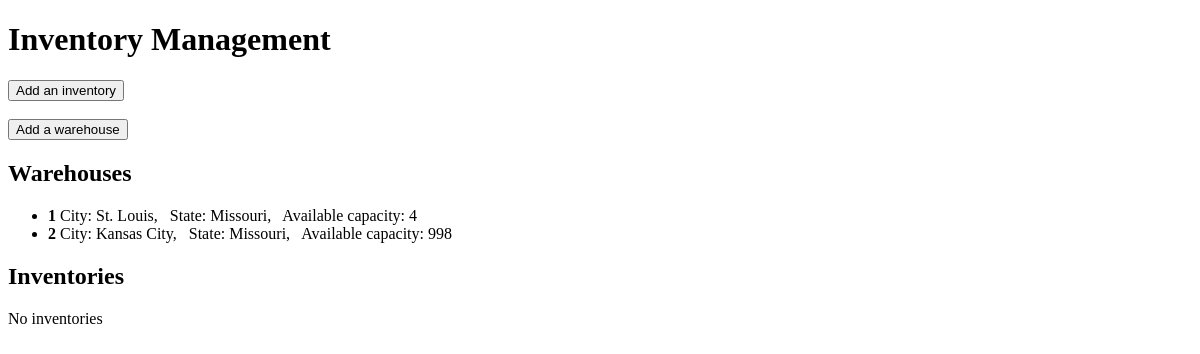
The app's page /, older data.
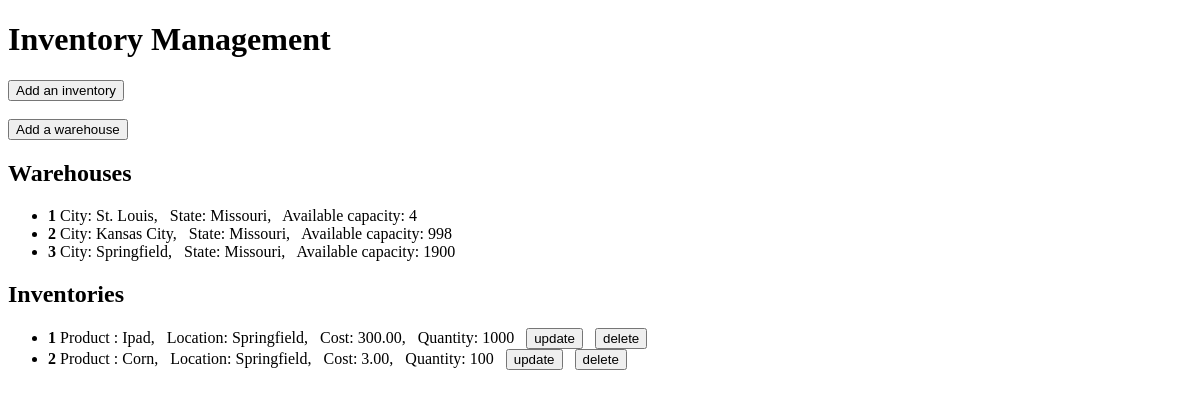
The same page, newer data.
### inventory/models.py (models this page shows, shortened)
class Warehouse(models.Model):
    id = models.AutoField(primary_key = True, editable = False)
    city = models.CharField(max_length = 50, blank = False)
    state = models.CharField(max_length = 50, blank = False)
    capacity = models.PositiveIntegerField(blank = False)
    available_capacity = models.PositiveIntegerField(editable = False, default = 0)
    def __str__(self):
        return self.city

class InventoryItem(models.Model):
    id = models.AutoField(primary_key = True, editable = False)
    product = models.CharField(max_length = 50, blank = False)
    warehouse = models.ForeignKey(Warehouse, on_delete = models.CASCADE, blank = False, null = True)
    cost = models.DecimalField(max_digits = 7, decimal_places = 2, blank = False)
    quantity = models.PositiveIntegerField(blank = False)

### inventory/views.py (the view)
# urls.py: path('', views.index, name = 'getAllInventories'),
def index(request):
    inventoryItems = InventoryItem.objects.all()
    warehouses = Warehouse.objects.all()
    context = {'inventoryItems' : inventoryItems, 'warehouses' : warehouses}
    return render(request, "inventory/base.html", context)

### inventory/templates/inventory/base.html (shortened to what this page needs)
<!DOCTYPE html>
<html lang="en">
    <head>
    </head>
    <body>
        <h1>Inventory Management</h1>
        <div id = "inventories" name = "inventories">
            {% block content %}
            <button onclick="location.href = '/createInventory/'">Add an inventory</button>
            <br><br>
            <button onclick="location.href = '/createWarehouse/'">Add a warehouse</button>
            <br>
                <h2>Warehouses</h2>
                {% if warehouses %}
                 <ul>
                     {% for warehouse in warehouses %}
                     <li>
                         <strong>{{forloop.counter}}</strong>
                         City: {{warehouse.city}}, &nbsp;
                         State: {{warehouse.state}}, &nbsp;
                         Available capacity: {{warehouse.available_capacity}}
                     </li>
                     {% endfor %}
                 </ul>
                {% else %}
                 <p>No warehouse available, please create one</p>
                {% endif %}
                <h2>Inventories</h2>
                {% if inventoryItems %}
                <ul>
                {% for inventoryItem in inventoryItems %}
                <li>
                    <strong>{{forloop.counter}}</strong>
                    Product : {{inventoryItem.product}}, &nbsp;
                    Location: {{inventoryItem.warehouse}}, &nbsp;
                    Cost: {{inventoryItem.cost}}, &nbsp;
                    Quantity: {{inventoryItem.quantity}} &nbsp;
                    <button onClick = "location.href = '/updateInventory/?id={{inventoryItem.id}}'">update</button> &nbsp;
                    <button onClick = "location.href = '/deleteInventory/?id={{inventoryItem.id}}'">delete</button>
                </li>
                {% endfor %}
                </ul>
                {% else %}
                <p>No inventories</p>
                {% endif %}
            {% endblock %}
        </div>
    </body>
</html>

Row changes from the older to the newer data that the page shows:
added Warehouse: city "Springfield", state "Missouri", available_capacity "1900"
added InventoryItem: product "Ipad", warehouse "Springfield", cost "300.00", quantity "1000"
added InventoryItem: product "Corn", warehouse "Springfield", cost "3.00", quantity "100"
Text that changed along with them:
text no longer shown: "No inventories"
